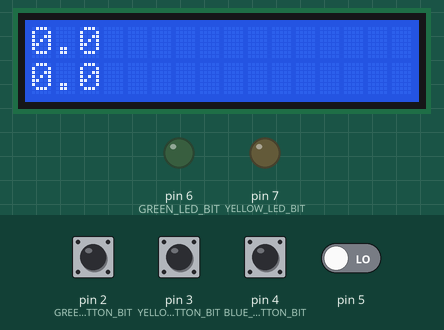
Simulated run of this sketch. Board: Arduino Uno, built with avr-gcc and run on an emulated ATmega328P. Parts: 16×2 character LCD, output pins drawn as LEDs (lit = HIGH). The inputs (shaded band) are chosen by the test bench; at power-on: pin 2 (GREEN_BUTTON_BIT), pin 3 (YELLOW_BUTTON_BIT), pin 4 (BLUE_BUTTON_BIT) HIGH, pin 5 LOW.

Above: at 1.4 s.
1.5 s: pin 3 (YELLOW_BUTTON_BIT) pulled LOW for 0.15 s
At 1.61 s:
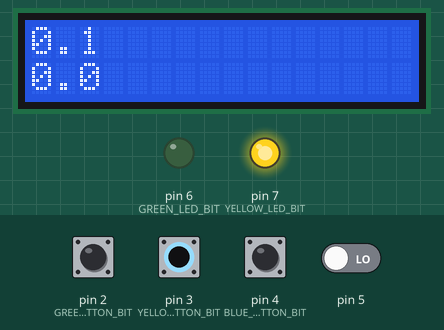
2.2 s: pin 2 (GREEN_BUTTON_BIT) pulled LOW for 0.15 s
At 2.31 s:
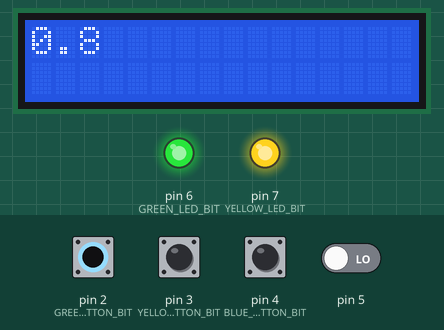
2.9 s: pin 3 (YELLOW_BUTTON_BIT) pulled LOW for 1 s
At 4.1 s:
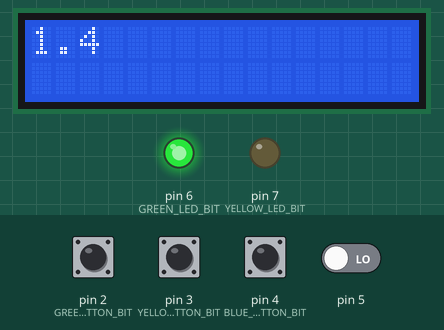
5.4 s: pin 2 (GREEN_BUTTON_BIT) pulled LOW for 1 s
At 6.0 s:
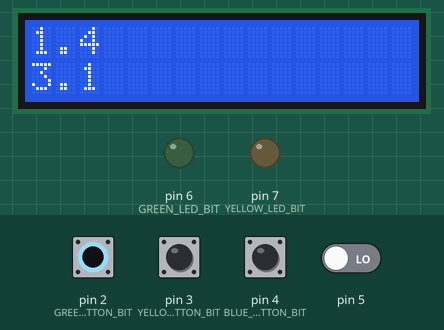
Timing chart, 0 to 8.4 s (numbered marks = the images above; inputs shaded):
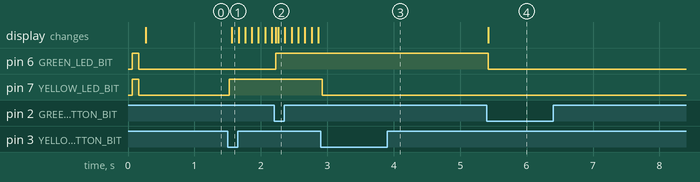

The sketch:

Exam2.ino
```cpp
#include <LiquidCrystal.h>

/***  LCD ***/
LiquidCrystal lcd(13, 12, 11, 10, 9, 8);
#define LINE_1 0
#define LINE_2 1

//input port, pin reg, bits
#define YELLOW_BUTTON_REGPORT PORTD
#define YELLOW_BUTTON_BIT 3
#define YELLOW_BUTTON_PINREG PIND
#define GREEN_BUTTON_REGPORT PORTD
#define GREEN_BUTTON_BIT 2
#define GREEN_BUTTON_PINREG PIND
#define BLUE_BUTTON_REGPORT PORTD
#define BLUE_BUTTON_BIT 4
#define BLUE_BUTTON_PINREG PIND

//output ports and bits
#define YELLOW_LED_PORT PORTD
#define YELLOW_LED_BIT 7
#define GREEN_LED_PORT PORTD
#define GREEN_LED_BIT 6

//timer 2 for green use 0.001s
//prescaler timer1, legal values 0-65536
//1-----  1,600,000
//8-----  200,000
//64----  25,000
//256---  6250
//1024--  1562.5
//prescaler timer2, legal values 0-256
//8-----  2000
//32----- 500
//64----  250


// Counter and compare values
#define TIMER1_START  0
#define TIMER1_COMPARE  25000

// Counter and compare values
#define TIMER2_START  0
#define TIMER2_COMPARE  250

/*** Interrupt flags ***/
volatile int mainEventFlags = 0;
#define GREEN_BUTTON_FLAG 0x01
#define YELLOW_BUTTON_FLAG 0x02
#define Flag_BUTTON_BLUE	0x04

volatile uint8_t portdhistory = 0xFF;

unsigned long yellowTimerTenths = 0;
uint8_t isyellowTimerRunning = 0;

unsigned long greenTimerTenths = 0;
uint8_t isgreenTimerRunning = 0;

unsigned long debounceTimerTenths = 0;
uint8_t isdebounceTimerRunning = 0;

int wait = 0;


void setup() {
  Serial.begin(9600);
  lcd.begin(16, 2);


  YELLOW_BUTTON_REGPORT |= _BV(YELLOW_BUTTON_BIT);
  GREEN_BUTTON_REGPORT |= _BV(GREEN_BUTTON_BIT);
  BLUE_BUTTON_REGPORT |= _BV(BLUE_BUTTON_BIT);

  PCICR = _BV(PCIE2);   //enable pin change innerupt for port D
  PCMSK2 = _BV(PCINT20) | _BV(PCINT19) | _BV(PCINT18);

  DDRD = _BV(GREEN_LED_BIT) | _BV(YELLOW_LED_BIT);


  //Timer 1 set up
  TCCR1A = 0;                   // Reset Timer1 Control Reg A
  TCCR1B &= ~_BV(CS12);          // Set to prescaler of 64
  TCCR1B |= _BV(CS11);
  TCCR1B |= _BV(CS10);
  TCNT1 = TIMER1_START;         // Reset Timer1 and set compare value
  OCR1A = TIMER1_COMPARE;
  TIMSK1 = _BV(OCIE1A);         // Enable Timer1 overflow interrupt


  //Timer 2 set up
  TCCR2A = 0;                   // Reset Timer2 Control Reg A
  TCCR2B |= _BV(CS22);          // Set to prescaler of 64
  TCCR2B &= ~_BV(CS21);
  TCCR2B &= ~_BV(CS20);
  TCNT2 = TIMER2_START;         // Reset Timer1 and set compare value
  OCR2A = TIMER2_COMPARE;
  TIMSK2 = _BV(OCIE2A);         // Enable Timer1 overflow interrupt

  sei();                        // Enable global interrupts

  GREEN_LED_PORT |= _BV(GREEN_LED_BIT);
  YELLOW_LED_PORT |= _BV(YELLOW_LED_BIT);
  delay(100);
  GREEN_LED_PORT &= ~_BV(GREEN_LED_BIT);
  YELLOW_LED_PORT &= ~_BV(YELLOW_LED_BIT);
  delay(100);


}

void loop() {

  if (mainEventFlags & GREEN_BUTTON_FLAG) {
    delay(20);
    mainEventFlags &= ~GREEN_BUTTON_FLAG;
    if(bit_is_clear(GREEN_BUTTON_PINREG,GREEN_BUTTON_BIT)){
      // do stuff
      isgreenTimerRunning = !isgreenTimerRunning;
      if(isgreenTimerRunning == 1){
        GREEN_LED_PORT ^= _BV(GREEN_LED_BIT);
      } else{
        GREEN_LED_PORT &= ~_BV(GREEN_LED_BIT);
      }

    }
  }
  if (mainEventFlags & YELLOW_BUTTON_FLAG) {
    delay(20);
    mainEventFlags &= ~YELLOW_BUTTON_FLAG;
    if(bit_is_clear(YELLOW_BUTTON_PINREG,YELLOW_BUTTON_BIT)){
      // do stuff
      isyellowTimerRunning = !isyellowTimerRunning;
      if(isyellowTimerRunning == 1){
        YELLOW_LED_PORT ^= _BV(YELLOW_LED_BIT);
      } else{
        YELLOW_LED_PORT &= ~_BV(YELLOW_LED_BIT);
      }
    }
  }
  if (mainEventFlags & Flag_BUTTON_BLUE) {
    delay(20);
    mainEventFlags &= ~Flag_BUTTON_BLUE;
    if(bit_is_clear(BLUE_BUTTON_PINREG,BLUE_BUTTON_BIT)){
      // do stuff
      GREEN_LED_PORT &= ~_BV(GREEN_LED_BIT);
      YELLOW_LED_PORT &= ~_BV(YELLOW_LED_BIT);
      lcd.clear();
      isyellowTimerRunning = 0;
      yellowTimerTenths = 0;
      isgreenTimerRunning = 0;
      greenTimerTenths = 0;
    }
  }


  updateLCD();

}

void debounce(int delayMS){
  isdebounceTimerRunning = !isdebounceTimerRunning;
  while(wait == 0){
    if((debounceTimerTenths) > delayMS){
      wait = 1;
      isdebounceTimerRunning = !isdebounceTimerRunning;
      debounceTimerTenths = 0;
    }
  }

  wait = 0;
}


ISR(PCINT2_vect){
  uint8_t changedBits;
  changedBits = PIND ^ portdhistory;
  portdhistory = PIND;

  if(changedBits & _BV(YELLOW_BUTTON_BIT)){
    if(bit_is_clear(YELLOW_BUTTON_PINREG,YELLOW_BUTTON_BIT)){
      mainEventFlags |= YELLOW_BUTTON_FLAG;
    }
  }
  if(changedBits & _BV(GREEN_BUTTON_BIT)){
   if(bit_is_clear(GREEN_BUTTON_PINREG,GREEN_BUTTON_BIT)){
      mainEventFlags |= GREEN_BUTTON_FLAG;
    }
  }
  if(changedBits & _BV(BLUE_BUTTON_BIT)){
    if(bit_is_clear(BLUE_BUTTON_PINREG,BLUE_BUTTON_BIT)){
      mainEventFlags |= Flag_BUTTON_BLUE;
    }
  }
}

void updateLCD(){
  lcd.setCursor(0,LINE_1);
  lcd.print(yellowTimerTenths / 10);
  lcd.print(".");
  lcd.print(yellowTimerTenths % 10);

  if(isgreenTimerRunning == 1){
    lcd.setCursor(0,LINE_2);
    lcd.print(" ");
    lcd.print(" ");
    lcd.print(" ");
    lcd.print(" ");
    lcd.print(" ");
  }else{
    lcd.setCursor(0,LINE_2);
    lcd.print(greenTimerTenths / 1000);
    lcd.print(".");
    lcd.print(greenTimerTenths / 100 % 10);
  }

}

ISR(TIMER1_COMPA_vect) {
  TCNT1 = TIMER1_START;
    if(isyellowTimerRunning){
    yellowTimerTenths++;

  }
}

ISR(TIMER2_COMPA_vect) {
  TCNT2 = TIMER2_START;
  if(isgreenTimerRunning){
    greenTimerTenths++;
  }
  if(isdebounceTimerRunning){
    debounceTimerTenths++;
  }
}
```

Measured:
- after the input at 1.5 s, pin 7 (YELLOW_LED_BIT): LOW → HIGH at once; the display: changes after 0.06 s (image 1)
- after the input at 2.2 s, pin 6 (GREEN_LED_BIT): LOW → HIGH at once
- after the input at 2.9 s, pin 7 (YELLOW_LED_BIT): HIGH → LOW at once
- after the input at 5.4 s, pin 6 (GREEN_LED_BIT): HIGH → LOW at once; the display: changes at once (image 4)
